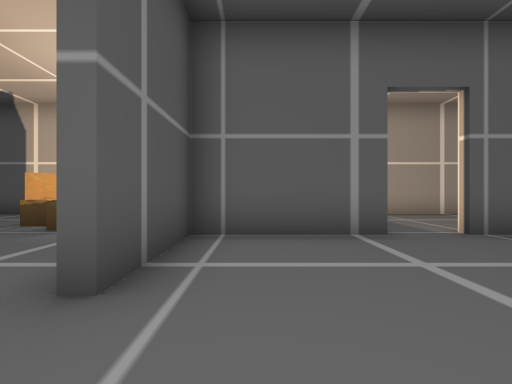
[1] (above)

22 first-person views from a walk through a 3-D level made in the Godot game engine. The camera is 1.3 m above the floor, looks level and sees 85° across. The floor is counted in squares, 2 m on a side. Each view is taken from the middle of a square. On the plan, view 1 faces up. The plan holds only what a view shows up to about 9 squares ahead; the rest is blank. The place goes on beyond the plan. Some surface patterns are stand-ins.

[2]
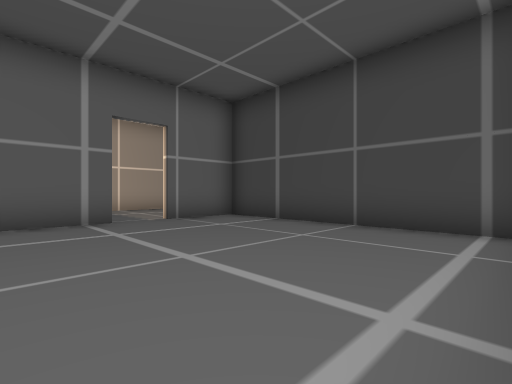

[3]
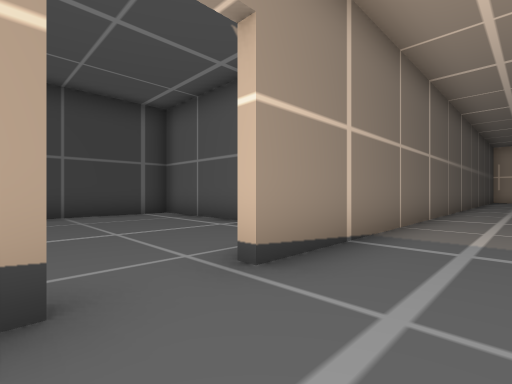

[4]
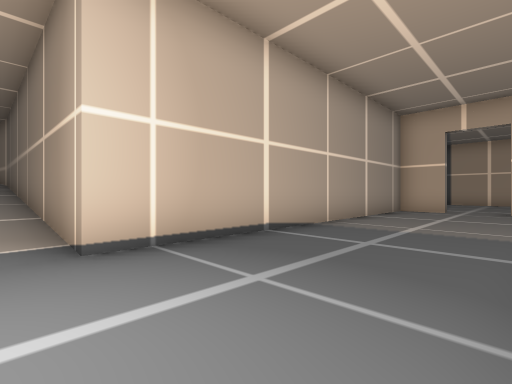

[5]
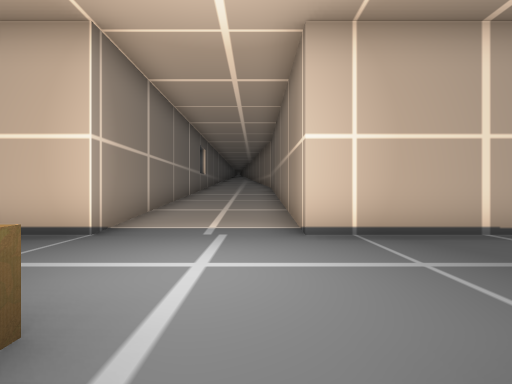

[6]
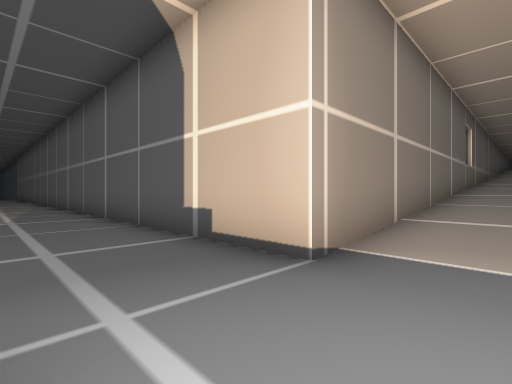

[7]
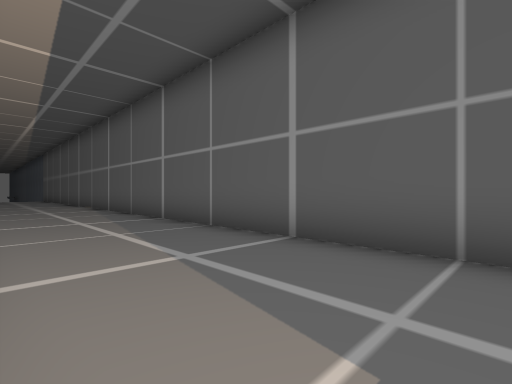

[8]
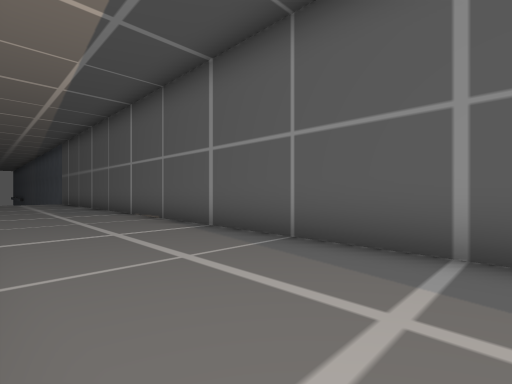

[9]
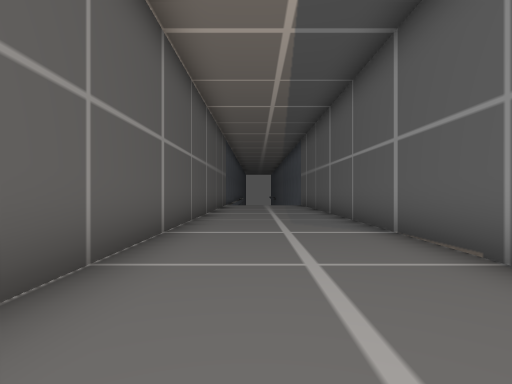

[10]
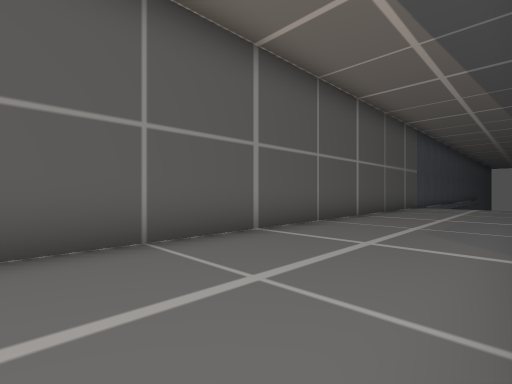

[11]
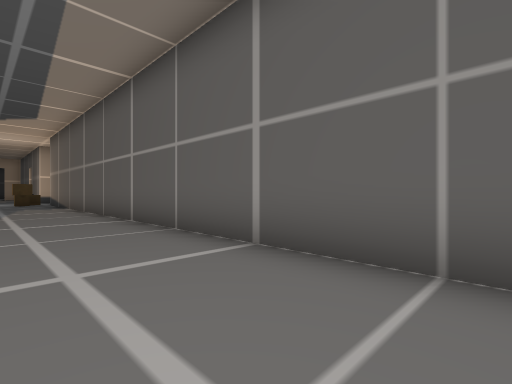

[12]
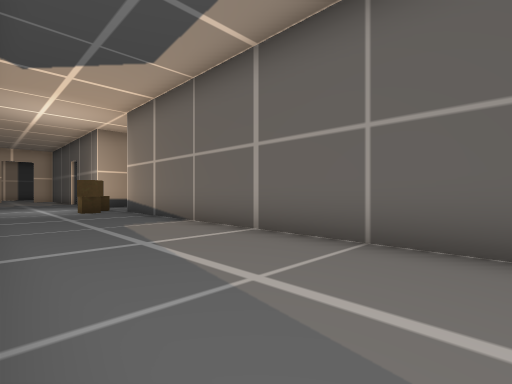

[13]
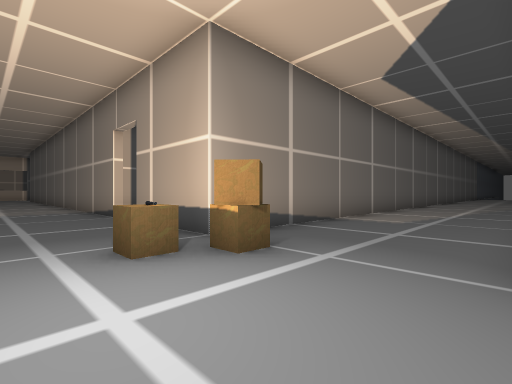

[14]
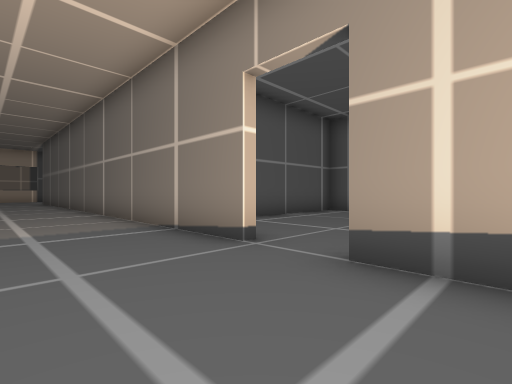

[15]
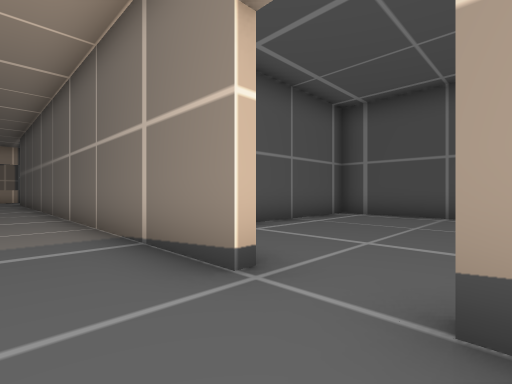

[16]
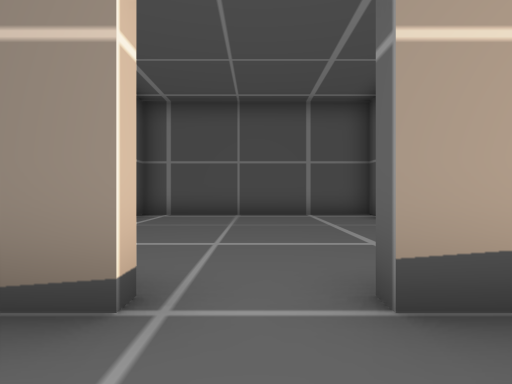

[17]
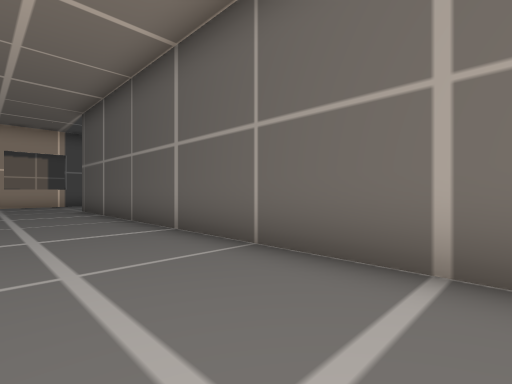

[18]
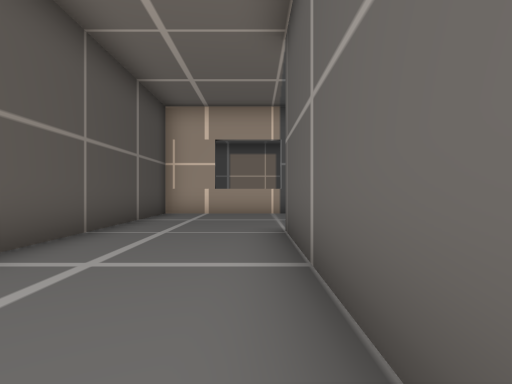

[19]
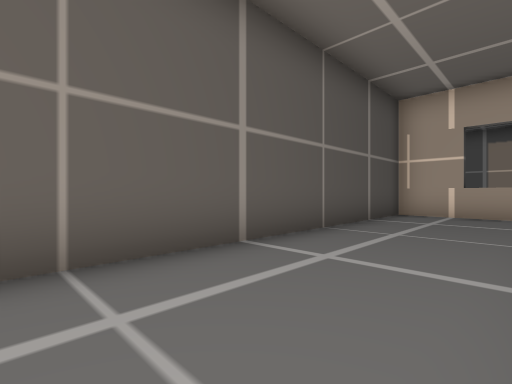

[20]
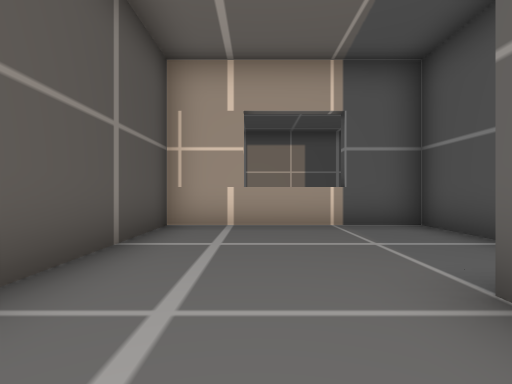

[21]
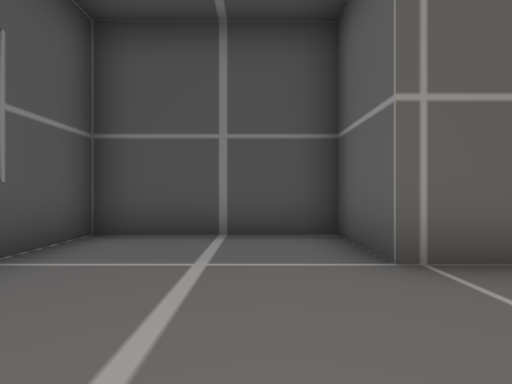

[22]
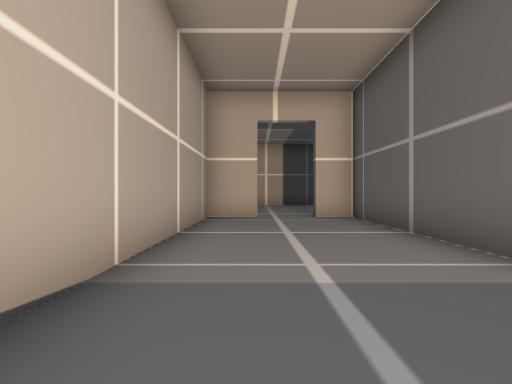

### Floor plan
Key: @ floor where view 1 was taken; # wall or solid block; . main floor; : floor 1.25 m higher than the main floor; / step, stairs or slope; ^ raised ledge; B box.
Columns run from 28 left of view 1 to 10 right of it. Each row starts with its distance up from view 1.
 15                        #:: #
 14                        #///#
 13                        #///#
 12                        #///#
 11                        #///#
 10                        #///#
  9  #######################///##########
  8 ....................................#
  7 ....................................#..
  6 ........................B..............
  5 .........................B..........#
  4 ########################...###..#####
  3                  #.....#...#......#
  2                  #.....#...#......#
  1                  #................#
  0                  #.....#...#@.....#
 -1                  #.....#...#......#
 -2                  #.... #...#......#
 -3                  #######...#  #####
 -4                        #...#
 -5                        #...#
 -6                        #...#
 -7                        #...#
 -8                        #...#
 -9                        #...#
-10                        #...#
-11                        #...#
-12                        #...#
-13                        #...#
-14                        #...#
-15                      ###...#
-16                      #.....#
-17                      #.....#
-18                      #.....#
-19                      #.....#
-20                      ###^^##

Positions as (right, up) in squares from view 1, and headings:
1: (0, 0), facing up
2: (0, -2), facing up-right
3: (-3, 2), facing down-right
4: (-2, 5), facing up-right
5: (-2, 4), facing up
6: (-3, 6), facing up-left
7: (-8, 5), facing up-left
8: (-14, 5), facing up-left
9: (-18, 6), facing left
10: (-19, 8), facing down-left
11: (-21, 7), facing down-right
12: (-14, 8), facing down-right
13: (-2, 8), facing down-left
14: (-2, 3), facing down-left
15: (-3, 2), facing down-left
16: (-3, 1), facing left
17: (-2, -5), facing down-left
18: (-4, -11), facing down
19: (-4, -11), facing down-right
20: (-3, -14), facing down
21: (-2, -17), facing left
22: (1, 7), facing right
